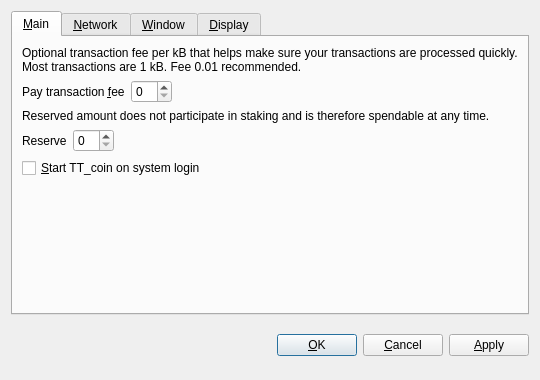
<?xml version="1.0" encoding="UTF-8"?>
<ui version="4.0">
 <class>OptionsDialog</class>
 <widget class="QDialog" name="OptionsDialog">
  <property name="geometry">
   <rect>
    <x>0</x>
    <y>0</y>
    <width>540</width>
    <height>380</height>
   </rect>
  </property>
  <property name="windowTitle">
   <string>Options</string>
  </property>
  <property name="modal">
   <bool>true</bool>
  </property>
  <layout class="QVBoxLayout" name="verticalLayout">
   <item>
    <widget class="QTabWidget" name="tabWidget">
     <property name="tabPosition">
      <enum>QTabWidget::North</enum>
     </property>
     <property name="currentIndex">
      <number>0</number>
     </property>
     <widget class="QWidget" name="tabMain">
      <attribute name="title">
       <string>&amp;Main</string>
      </attribute>
      <layout class="QVBoxLayout" name="verticalLayout_Main">
       <item>
        <widget class="QLabel" name="transactionFeeInfoLabel">
         <property name="text">
          <string>Optional transaction fee per kB that helps make sure your transactions are processed quickly. Most transactions are 1 kB. Fee 0.01 recommended.</string>
         </property>
         <property name="textFormat">
          <enum>Qt::PlainText</enum>
         </property>
         <property name="wordWrap">
          <bool>true</bool>
         </property>
        </widget>
       </item>
       <item>
        <layout class="QHBoxLayout" name="horizontalLayoutFee">
         <item>
          <widget class="QLabel" name="transactionFeeLabel">
           <property name="text">
            <string>Pay transaction &amp;fee</string>
           </property>
           <property name="textFormat">
            <enum>Qt::PlainText</enum>
           </property>
           <property name="buddy">
            <cstring>transactionFee</cstring>
           </property>
          </widget>
         </item>
         <item>
          <widget class="BitcoinAmountField" name="transactionFee"/>
         </item>
         <item>
          <spacer name="horizontalSpacerFee">
           <property name="orientation">
            <enum>Qt::Horizontal</enum>
           </property>
           <property name="sizeHint" stdset="0">
            <size>
             <width>40</width>
             <height>20</height>
            </size>
           </property>
          </spacer>
         </item>
        </layout>
       </item>
       <item>
        <widget class="QLabel" name="reserveBalanceInfoLabel">
         <property name="text">
          <string>Reserved amount does not participate in staking and is therefore spendable at any time.</string>
         </property>
         <property name="textFormat">
          <enum>Qt::PlainText</enum>
         </property>
         <property name="wordWrap">
          <bool>true</bool>
         </property>
        </widget>
       </item>
       <item>
        <layout class="QHBoxLayout" name="horizontalLayoutReserveBalance">
         <item>
          <widget class="QLabel" name="reserveBalanceLabel">
           <property name="text">
            <string>Reserve</string>
           </property>
           <property name="textFormat">
            <enum>Qt::PlainText</enum>
           </property>
           <property name="buddy">
            <cstring>reserveBalance</cstring>
           </property>
          </widget>
         </item>
         <item>
          <widget class="BitcoinAmountField" name="reserveBalance"/>
         </item>
         <item>
          <spacer name="horizontalSpacerReserveBalance">
           <property name="orientation">
            <enum>Qt::Horizontal</enum>
           </property>
           <property name="sizeHint" stdset="0">
            <size>
             <width>40</width>
             <height>20</height>
            </size>
           </property>
          </spacer>
         </item>
        </layout>
       </item>
       <item>
        <widget class="QCheckBox" name="bitcoinAtStartup">
         <property name="toolTip">
          <string>Automatically start TT_coin after logging in to the system.</string>
         </property>
         <property name="text">
          <string>&amp;Start TT_coin on system login</string>
         </property>
        </widget>
       </item>
       <item>
        <spacer name="verticalSpacer_Main">
         <property name="orientation">
          <enum>Qt::Vertical</enum>
         </property>
         <property name="sizeHint" stdset="0">
          <size>
           <width>20</width>
           <height>40</height>
          </size>
         </property>
        </spacer>
       </item>
      </layout>
     </widget>
     <widget class="QWidget" name="tabNetwork">
      <attribute name="title">
       <string>&amp;Network</string>
      </attribute>
      <layout class="QVBoxLayout" name="verticalLayout_Network">
       <item>
        <widget class="QCheckBox" name="mapPortUpnp">
         <property name="toolTip">
          <string>Automatically open the TT_coin client port on the router. This only works when your router supports UPnP and it is enabled.</string>
         </property>
         <property name="text">
          <string>Map port using &amp;UPnP</string>
         </property>
        </widget>
       </item>
       <item>
        <widget class="QCheckBox" name="connectSocks">
         <property name="toolTip">
          <string>Connect to the TT_coin network through a SOCKS5 proxy (e.g. when connecting through Tor).</string>
         </property>
         <property name="text">
          <string>&amp;Connect through SOCKS5 proxy:</string>
         </property>
        </widget>
       </item>
       <item>
        <layout class="QHBoxLayout" name="horizontalLayout_Network">
         <item>
          <widget class="QLabel" name="proxyIpLabel">
           <property name="text">
            <string>Proxy &amp;IP:</string>
           </property>
           <property name="textFormat">
            <enum>Qt::PlainText</enum>
           </property>
           <property name="buddy">
            <cstring>proxyIp</cstring>
           </property>
          </widget>
         </item>
         <item>
          <widget class="QValidatedLineEdit" name="proxyIp">
           <property name="maximumSize">
            <size>
             <width>140</width>
             <height>16777215</height>
            </size>
           </property>
           <property name="toolTip">
            <string>IP address of the proxy (e.g. 127.0.0.1)</string>
           </property>
          </widget>
         </item>
         <item>
          <widget class="QLabel" name="proxyPortLabel">
           <property name="text">
            <string>&amp;Port:</string>
           </property>
           <property name="textFormat">
            <enum>Qt::PlainText</enum>
           </property>
           <property name="buddy">
            <cstring>proxyPort</cstring>
           </property>
          </widget>
         </item>
         <item>
          <widget class="QLineEdit" name="proxyPort">
           <property name="maximumSize">
            <size>
             <width>55</width>
             <height>16777215</height>
            </size>
           </property>
           <property name="toolTip">
            <string>Port of the proxy (e.g. 9050)</string>
           </property>
          </widget>
         </item>
         <item>
          <spacer name="horizontalSpacer_Network">
           <property name="orientation">
            <enum>Qt::Horizontal</enum>
           </property>
           <property name="sizeHint" stdset="0">
            <size>
             <width>40</width>
             <height>20</height>
            </size>
           </property>
          </spacer>
         </item>
        </layout>
       </item>
       <item>
        <spacer name="verticalSpacer_Network">
         <property name="orientation">
          <enum>Qt::Vertical</enum>
         </property>
         <property name="sizeHint" stdset="0">
          <size>
           <width>20</width>
           <height>40</height>
          </size>
         </property>
        </spacer>
       </item>
      </layout>
     </widget>
     <widget class="QWidget" name="tabWindow">
      <attribute name="title">
       <string>&amp;Window</string>
      </attribute>
      <layout class="QVBoxLayout" name="verticalLayout_Window">
       <item>
        <widget class="QCheckBox" name="minimizeToTray">
         <property name="toolTip">
          <string>Show only a tray icon after minimizing the window.</string>
         </property>
         <property name="text">
          <string>&amp;Minimize to the tray instead of the taskbar</string>
         </property>
        </widget>
       </item>
       <item>
        <widget class="QCheckBox" name="minimizeOnClose">
         <property name="toolTip">
          <string>Minimize instead of exit the application when the window is closed. When this option is enabled, the application will be closed only after selecting Quit in the menu.</string>
         </property>
         <property name="text">
          <string>M&amp;inimize on close</string>
         </property>
        </widget>
       </item>
       <item>
        <spacer name="verticalSpacer_Window">
         <property name="orientation">
          <enum>Qt::Vertical</enum>
         </property>
         <property name="sizeHint" stdset="0">
          <size>
           <width>20</width>
           <height>40</height>
          </size>
         </property>
        </spacer>
       </item>
      </layout>
     </widget>
     <widget class="QWidget" name="tabDisplay">
      <attribute name="title">
       <string>&amp;Display</string>
      </attribute>
      <layout class="QVBoxLayout" name="verticalLayout_Display">
       <item>
        <layout class="QHBoxLayout" name="horizontalLayout_1_Display">
         <item>
          <widget class="QLabel" name="langLabel">
           <property name="text">
            <string>User Interface &amp;language:</string>
           </property>
           <property name="textFormat">
            <enum>Qt::PlainText</enum>
           </property>
           <property name="buddy">
            <cstring>lang</cstring>
           </property>
          </widget>
         </item>
         <item>
          <widget class="QValueComboBox" name="lang">
           <property name="toolTip">
            <string>The user interface language can be set here. This setting will take effect after restarting TT_coin.</string>
           </property>
          </widget>
         </item>
        </layout>
       </item>
       <item>
        <layout class="QHBoxLayout" name="horizontalLayout_2_Display">
         <item>
          <widget class="QLabel" name="unitLabel">
           <property name="text">
            <string>&amp;Unit to show amounts in:</string>
           </property>
           <property name="textFormat">
            <enum>Qt::PlainText</enum>
           </property>
           <property name="buddy">
            <cstring>unit</cstring>
           </property>
          </widget>
         </item>
         <item>
          <widget class="QValueComboBox" name="unit">
           <property name="toolTip">
            <string>Choose the default subdivision unit to show in the interface and when sending coins.</string>
           </property>
          </widget>
         </item>
        </layout>
       </item>
       <item>
        <widget class="QCheckBox" name="coinControlFeatures">
         <property name="toolTip">
          <string>Whether to show coin control features or not.</string>
         </property>
         <property name="text">
          <string>Display coin &amp;control features (experts only!)</string>
         </property>
        </widget>
       </item>
       <item>
        <widget class="QCheckBox" name="minimizeCoinAge">
         <property name="toolTip">
          <string>Whether to select the coin outputs randomly or with minimal coin age.</string>
         </property>
         <property name="text">
          <string>Minimize weight consumption (experimental)</string>
         </property>
        </widget>
       </item>
       <item>
        <widget class="QCheckBox" name="useBlackTheme">
         <property name="text">
          <string>Use black visual theme (requires restart)</string>
         </property>
        </widget>
       </item>
       <item>
        <spacer name="verticalSpacer_Display">
         <property name="orientation">
          <enum>Qt::Vertical</enum>
         </property>
         <property name="sizeHint" stdset="0">
          <size>
           <width>20</width>
           <height>40</height>
          </size>
         </property>
        </spacer>
       </item>
      </layout>
     </widget>
    </widget>
   </item>
   <item>
    <layout class="QHBoxLayout" name="horizontalLayout_Buttons">
     <item>
      <spacer name="horizontalSpacer_1">
       <property name="orientation">
        <enum>Qt::Horizontal</enum>
       </property>
       <property name="sizeHint" stdset="0">
        <size>
         <width>40</width>
         <height>48</height>
        </size>
       </property>
      </spacer>
     </item>
     <item>
      <widget class="QLabel" name="statusLabel">
       <property name="font">
        <font>
         <weight>75</weight>
         <bold>true</bold>
        </font>
       </property>
       <property name="text">
        <string/>
       </property>
       <property name="textFormat">
        <enum>Qt::PlainText</enum>
       </property>
       <property name="wordWrap">
        <bool>true</bool>
       </property>
      </widget>
     </item>
     <item>
      <spacer name="horizontalSpacer_2">
       <property name="orientation">
        <enum>Qt::Horizontal</enum>
       </property>
       <property name="sizeHint" stdset="0">
        <size>
         <width>40</width>
         <height>48</height>
        </size>
       </property>
      </spacer>
     </item>
     <item>
      <widget class="QPushButton" name="okButton">
       <property name="text">
        <string>&amp;OK</string>
       </property>
      </widget>
     </item>
     <item>
      <widget class="QPushButton" name="cancelButton">
       <property name="text">
        <string>&amp;Cancel</string>
       </property>
       <property name="autoDefault">
        <bool>false</bool>
       </property>
      </widget>
     </item>
     <item>
      <widget class="QPushButton" name="applyButton">
       <property name="text">
        <string>&amp;Apply</string>
       </property>
       <property name="autoDefault">
        <bool>false</bool>
       </property>
      </widget>
     </item>
    </layout>
   </item>
  </layout>
 </widget>
 <customwidgets>
  <customwidget>
   <class>BitcoinAmountField</class>
   <extends>QSpinBox</extends>
   <header>bitcoinamountfield.h</header>
  </customwidget>
  <customwidget>
   <class>QValueComboBox</class>
   <extends>QComboBox</extends>
   <header>qvaluecombobox.h</header>
  </customwidget>
  <customwidget>
   <class>QValidatedLineEdit</class>
   <extends>QLineEdit</extends>
   <header>qvalidatedlineedit.h</header>
  </customwidget>
 </customwidgets>
 <resources/>
 <connections/>
</ui>
